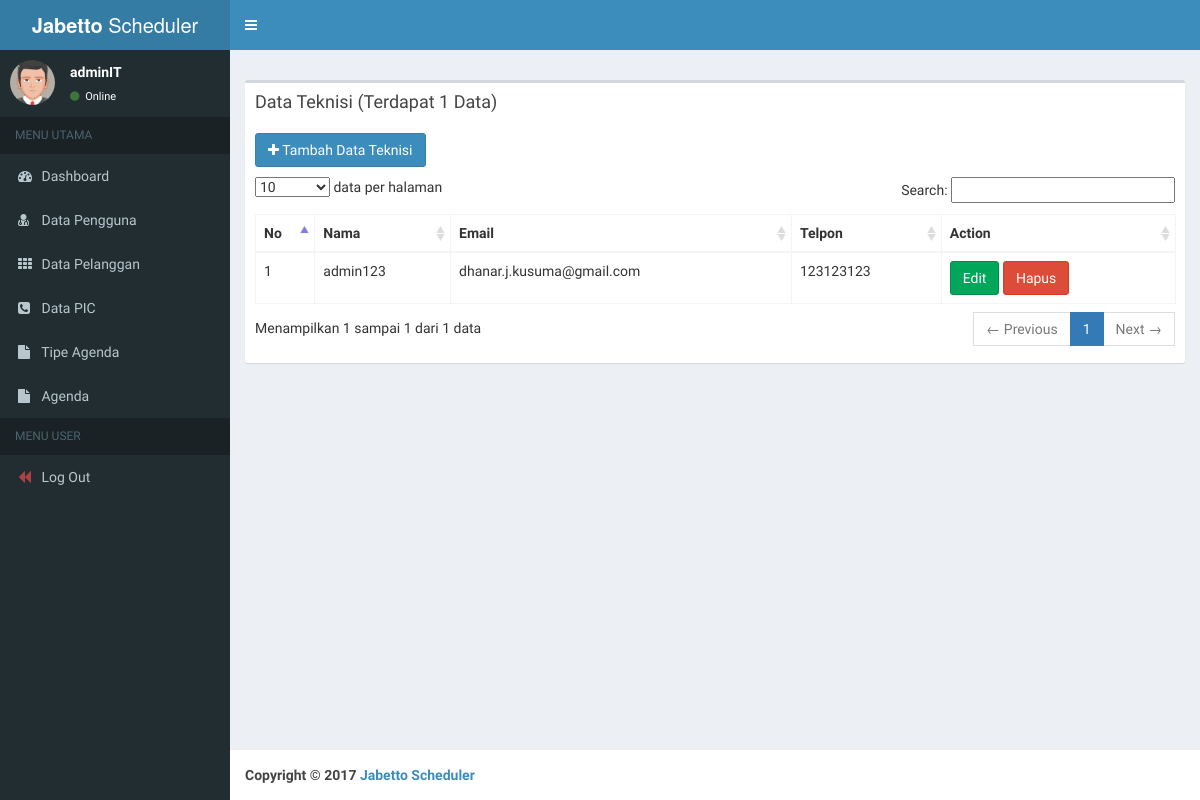
The app's page /?page=data_teknisi (signed in), older data.
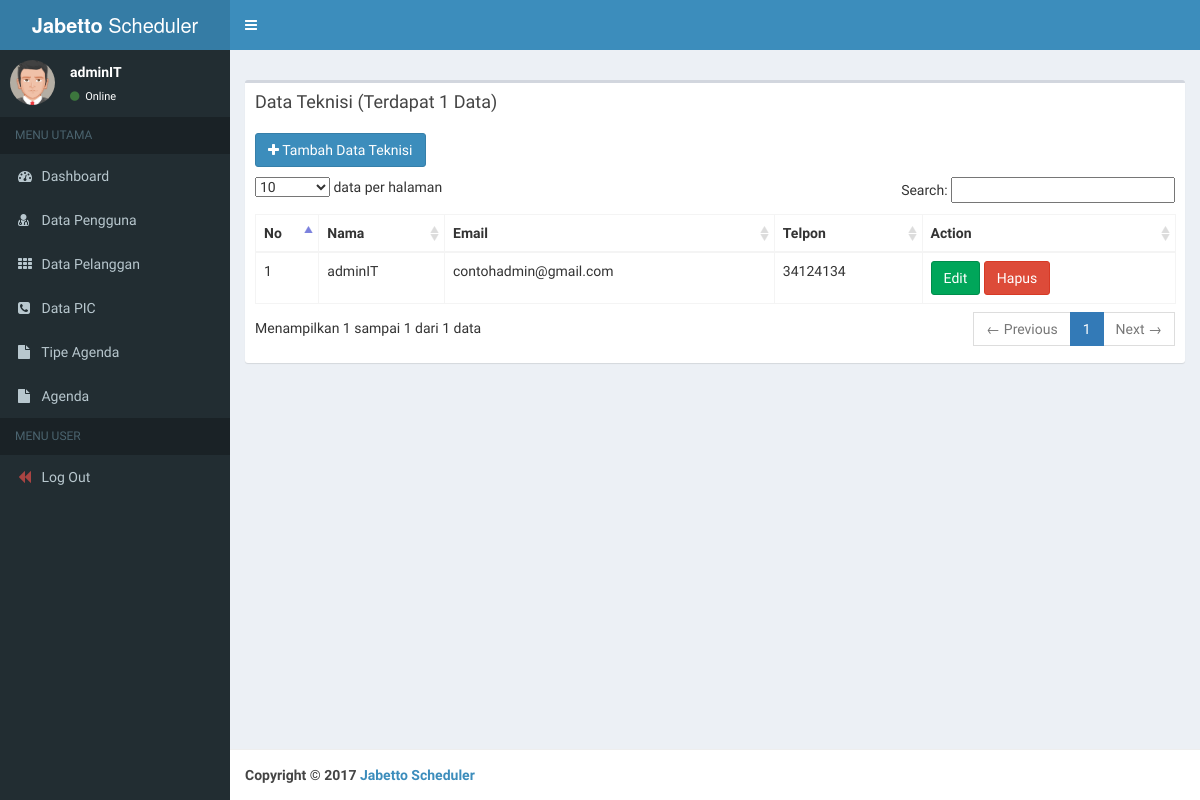
The same page, newer data.
### tables this page shows
CREATE TABLE `pengguna` (
  `id` int(10) NOT NULL,
  `email` varchar(30) NOT NULL,
  `password` varchar(100) NOT NULL,
  `nama` varchar(30) NOT NULL,
  `status` enum('sa','admin','se') NOT NULL DEFAULT 'se',
  `no_telp` varchar(20) NOT NULL
);

### pages/data_teknisi.php (the view, shortened to what this page needs)
<?php
	require 'config/main.php';
	$query=mysqli_query($conn, "SELECT * FROM pengguna WHERE status='se'");
?>
<div class="box">
    <div class="box-header">
      <h3 class="box-title">Data Teknisi (Terdapat <?php echo mysqli_num_rows($query); ?> Data)</h3>
    </div>
    <div class="box-body">
    <a href="tambah.php?tambah=data_teknisi" style="margin-bottom: 10px;" class="btn btn-md btn-primary"> <i class="fa fa-plus"></i> Tambah Data Teknisi</a>
    <br>
		<table class="table table-bordered" id="tabel">
		<thead>
			 <tr>
         		<th>No</th>
         		<th>Nama</th>
			   	<th>Email</th>
			   	<th>Telpon</th>
		        <th>Action</th>
		  	</tr>
		</thead>
		<tbody>
		<?php
		  	$no=1;
		  	while($q=mysqli_fetch_object($query)){
		?>
		  	<tr>
		   		<td><?php echo $no++; ?></td>
		    	<td><?php echo $q->nama; ?></td>
			  	<td><?php echo $q->email; ?></td>
			  	<td><?php echo $q->no_telp; ?></td>
			    <td>
			    	<a class="btn btn-success" href="edit.php?edit=<?php echo $_GET['page']; ?>&id=<?php echo $q->id; ?>">Edit</a>
			    	<a class="btn btn-danger" onclick="return confirm('Apakah anda yakin akan menghapus data ini?')" href="hapus.php?hapus=<?php echo $_GET['page']; ?>&id=<?php echo $q->id; ?>">Hapus</a>
			    </td>
		  	</tr>
		<?php
		  }
		?>
		</tbody>
		</table>
	</div>
</div>

Row changes from the older to the newer data that the page shows:
no longer on this page (row edited): pengguna: nama "admin123", email "dhanar.j.kusuma@gmail.com", no_telp "123123123"
now on this page (row edited): pengguna: nama "adminIT", email "contohadmin@gmail.com", no_telp "34124134"
